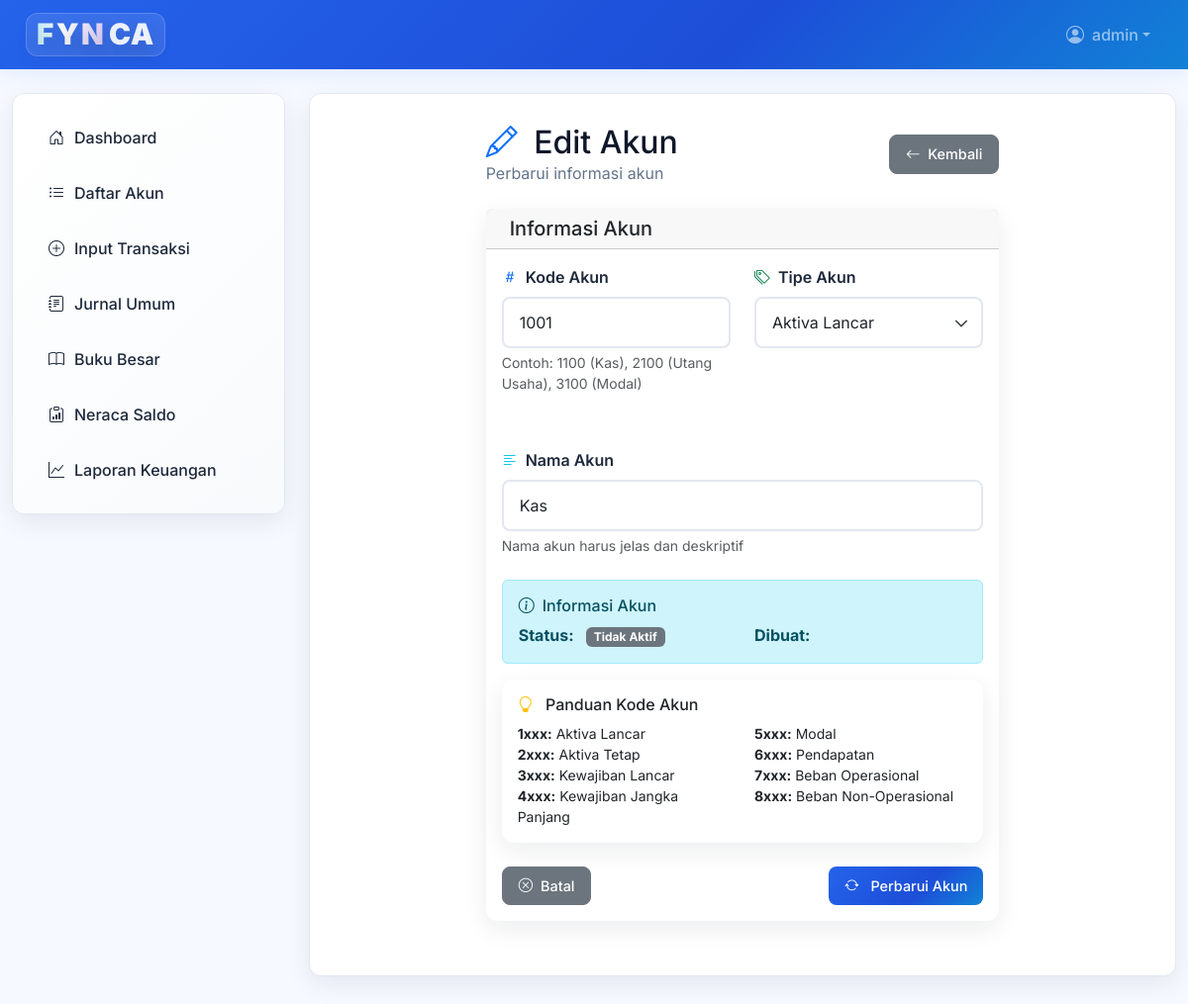
The app's page /akun/edit/1/ (signed in) with its own data.
### keuangan/models.py (models this page shows, shortened)
class Akun(models.Model):
    user = models.ForeignKey('auth.User', on_delete=models.CASCADE)
    nama = models.CharField(max_length=100)
    kode = models.CharField(max_length=10)
    tipe = models.CharField(max_length=20)  # Aktiva, Pasiva, Modal, dll
    class Meta:
        unique_together = ('user', 'kode')

### keuangan/views.py (the view)
# urls.py: path('akun/edit/<int:id>/', views.edit_akun, name='edit_akun'),
@login_required
def edit_akun(request, id):
    akun = get_object_or_404(Akun, id=id, user=request.user)
    if request.method == 'POST':
        form = AkunForm(request.POST, instance=akun)
        if form.is_valid():
            form.save()
            messages.success(request, 'Akun berhasil diperbarui!')
            return redirect('daftar_akun')
        else:
            messages.error(request, 'Form tidak valid. Mohon periksa kembali input Anda.')
    else:
        form = AkunForm(instance=akun)
    context = {
        'form': form,
        'title': 'Edit Akun',
        'akun': akun
    }
    return render(request, 'form_akun.html', context)

### keuangan/forms.py
class AkunForm(forms.ModelForm):
    TIPE_CHOICES = [
        ('Aktiva Lancar', 'Aktiva Lancar'),
        ('Aktiva Tetap', 'Aktiva Tetap'),
        ('Kewajiban Lancar', 'Kewajiban Lancar'),
        ('Kewajiban Jangka Panjang', 'Kewajiban Jangka Panjang'),
        ('Modal', 'Modal'),
        ('Pendapatan', 'Pendapatan'),
        ('Beban', 'Beban'),
    ]
    nama = forms.CharField(
        max_length=100,
        widget=forms.TextInput(attrs={
            'class': 'form-control',
            'placeholder': 'Masukkan nama akun'
        })
    )
    kode = forms.CharField(
        max_length=10,
        widget=forms.TextInput(attrs={
            'class': 'form-control',
            'placeholder': 'Contoh: 1100, 2100, 3100'
        })
    )
    tipe = forms.ChoiceField(
        choices=TIPE_CHOICES,
        widget=forms.Select(attrs={
            'class': 'form-select'
        })
    )
    class Meta:
        model = Akun
        fields = ['kode', 'nama', 'tipe']

### keuangan/context_processors.py (called while the page is built)
def user_profile_context(request):
    if request.user.is_authenticated:
        try:
            user_profile = request.user.userprofile
        except UserProfile.DoesNotExist:
            user_profile = None
        return {'user_profile': user_profile}
    return {}

### templates/form_akun.html (shortened to what this page needs)
{% extends 'base.html' %}
{% load static %}
{% block content %}
<div class="container-fluid">
    <div class="row justify-content-center">
        <div class="col-lg-8">
            <div class="d-flex justify-content-between align-items-center mb-4">
                <div>
                    <h2 class="mb-0">
                        <i class="bi bi-{% if akun %}pencil{% else %}plus-circle{% endif %} text-primary me-2"></i>
                        {{ title }}
                    </h2>
                    <p class="text-muted mb-0">
                        {% if akun %}
                            Perbarui informasi akun
                        {% else %}
                            Tambahkan akun baru ke chart of accounts
                        {% endif %}
                    </p>
                </div>
                <a href="{% url 'daftar_akun' %}" class="btn btn-secondary">
                    <i class="bi bi-arrow-left me-2"></i>Kembali
                </a>
            </div>
            <div class="card">
                <div class="card-header">
                    <h5 class="card-title mb-0">
                        Informasi Akun
                    </h5>
                </div>
                <div class="card-body">
                    <form method="post" novalidate>
                        <div class="row">
                            <div class="col-md-6 mb-3">
                                <label for="{{ form.kode.id_for_label }}" class="form-label fw-semibold">
                                    <i class="bi bi-hash text-primary me-2"></i>Kode Akun
                                </label>
                                {{ form.kode }}
                                <div class="form-text">
                                    Contoh: 1100 (Kas), 2100 (Utang Usaha), 3100 (Modal)
                                </div>
                            </div>
                            <div class="col-md-6 mb-3">
                                <label for="{{ form.tipe.id_for_label }}" class="form-label fw-semibold">
                                    <i class="bi bi-tags text-success me-2"></i>Tipe Akun
                                </label>
                                {{ form.tipe }}
                            </div>
                        </div>
                        <div class="mb-4">
                            <label for="{{ form.nama.id_for_label }}" class="form-label fw-semibold">
                                <i class="bi bi-text-left text-info me-2"></i>Nama Akun
                            </label>
                            {{ form.nama }}
                            <div class="form-text">
                                Nama akun harus jelas dan deskriptif
                            </div>
                        </div>
                        {% if akun %}
                            <div class="alert alert-info">
                                <h6 class="alert-heading">
                                    <i class="bi bi-info-circle me-2"></i>Informasi Akun
                                </h6>
                                <div class="row">
                                    <div class="col-md-6">
                                        <strong>Status:</strong>
                                        {% with jurnal_count=akun.jurnal_set.count %}
                                            {% if jurnal_count > 0 %}
                                                <span class="badge bg-success ms-2">
                                                    Aktif ({{ jurnal_count }} transaksi)
                                                </span>
                                            {% else %}
                                                <span class="badge bg-secondary ms-2">
                                                    Tidak Aktif
                                                </span>
                                            {% endif %}
                                        {% endwith %}
                                    </div>
                                    <div class="col-md-6">
                                        <strong>Dibuat:</strong> {{ akun.id|date:"d M Y" }}
                                    </div>
                                </div>
                            </div>
                        {% endif %}
                        <div class="card bg-light mb-4">
                            <div class="card-body">
                                <h6 class="card-title">
                                    <i class="bi bi-lightbulb text-warning me-2"></i>
                                    Panduan Kode Akun
                                </h6>
                                <div class="row small">
                                    <div class="col-md-6">
                                        <ul class="list-unstyled mb-0">
                                            <li><strong>1xxx:</strong> Aktiva Lancar</li>
                                            <li><strong>2xxx:</strong> Aktiva Tetap</li>
                                            <li><strong>3xxx:</strong> Kewajiban Lancar</li>
                                            <li><strong>4xxx:</strong> Kewajiban Jangka Panjang</li>
                                        </ul>
                                    </div>
                                    <div class="col-md-6">
                                        <ul class="list-unstyled mb-0">
                                            <li><strong>5xxx:</strong> Modal</li>
                                            <li><strong>6xxx:</strong> Pendapatan</li>
                                            <li><strong>7xxx:</strong> Beban Operasional</li>
                                            <li><strong>8xxx:</strong> Beban Non-Operasional</li>
                                        </ul>
                                    </div>
                                </div>
                            </div>
                        </div>
                        <div class="d-flex justify-content-between">
                            <a href="{% url 'daftar_akun' %}" class="btn btn-secondary">
                                <i class="bi bi-x-circle me-2"></i>Batal
                            </a>
                            <button type="submit" class="btn btn-primary">
                                <i class="bi bi-{% if akun %}arrow-repeat{% else %}plus-circle{% endif %} me-2"></i>
                                {% if akun %}Perbarui{% else %}Simpan{% endif %} Akun
                            </button>
                        </div>
                    </form>
                </div>
            </div>
        </div>
    </div>
</div>
{% endblock %}

### templates/base.html (shortened to what this page needs)
<!DOCTYPE html>
<html lang="id">
<head>
    <link href="https://cdn.jsdelivr.net/npm/bootstrap@5.3.2/dist/css/bootstrap.min.css" rel="stylesheet">
    <link href="https://cdn.jsdelivr.net/npm/bootstrap-icons@1.11.0/font/bootstrap-icons.css" rel="stylesheet">
</head>
<body>
    <nav class="navbar navbar-expand-lg navbar-dark">
        <div class="container-fluid">
            <a class="navbar-brand" href="/">
                <span class="app-brand" aria-label="FYNCA">
                    <span class="app-brand__core">FYN</span>
                    <span class="app-brand__suffix">CA</span>
                </span>
            </a>
            {% if user.is_authenticated %}
            <div class="navbar-nav ms-auto">
                <div class="nav-item dropdown">
                    <a class="nav-link dropdown-toggle d-flex align-items-center" href="#" role="button" data-bs-toggle="dropdown" aria-expanded="false">
                        {% if user_profile and user_profile.profile_picture %}
                            <img src="{{ user_profile.profile_picture.url }}" alt="Foto Profil" class="rounded-circle me-2" style="width:32px; height:32px; object-fit:cover; border:1.5px solid #e2e8f0;">
                        {% else %}
                            <i class="bi bi-person-circle me-2"></i>
                        {% endif %}
                        <span class="d-none d-sm-inline">{{ user.username }}</span>
                    </a>
                </div>
            </div>
            {% endif %}
        </div>
    </nav>
    <div class="container-fluid py-4">
        <div class="row">
            {% if user.is_authenticated %}
            <div class="col-lg-3 col-md-4 mb-4">
                <div class="sidebar p-3">
                    <nav class="nav flex-column">
                        <a class="nav-link" href="/">
                            <i class="bi bi-house-door"></i>
                            Dashboard
                        </a>
                        <a class="nav-link" href="/akun/">
                            <i class="bi bi-list-ul"></i>
                            Daftar Akun
                        </a>
                        <a class="nav-link" href="/input/">
                            <i class="bi bi-plus-circle"></i>
                            Input Transaksi
                        </a>
                        <a class="nav-link" href="/jurnal/">
                            <i class="bi bi-journal-text"></i>
                            Jurnal Umum
                        </a>
                        <a class="nav-link" href="/buku-besar/">
                            <i class="bi bi-book"></i>
                            Buku Besar
                        </a>
                        <a class="nav-link" href="/neraca-saldo/">
                            <i class="bi bi-clipboard-data"></i>
                            Neraca Saldo
                        </a>
                        <a class="nav-link" href="/laporan-keuangan/">
                            <i class="bi bi-graph-up"></i>
                            Laporan Keuangan
                        </a>
                    </nav>
                </div>
            </div>
            {% endif %}
            <div class="{% if user.is_authenticated %}col-lg-9 col-md-8{% else %}col-12{% endif %}">
                <div class="main-content">
                    {% block content %}{% endblock %}
                </div>
            </div>
        </div>
    </div>
</body>
</html>

### records on screen
Akun: kode "1001", tipe "Aktiva Lancar", nama "Kas"

### other values on screen
{{ user.username }} "admin"
{{ title }} "Edit Akun"
